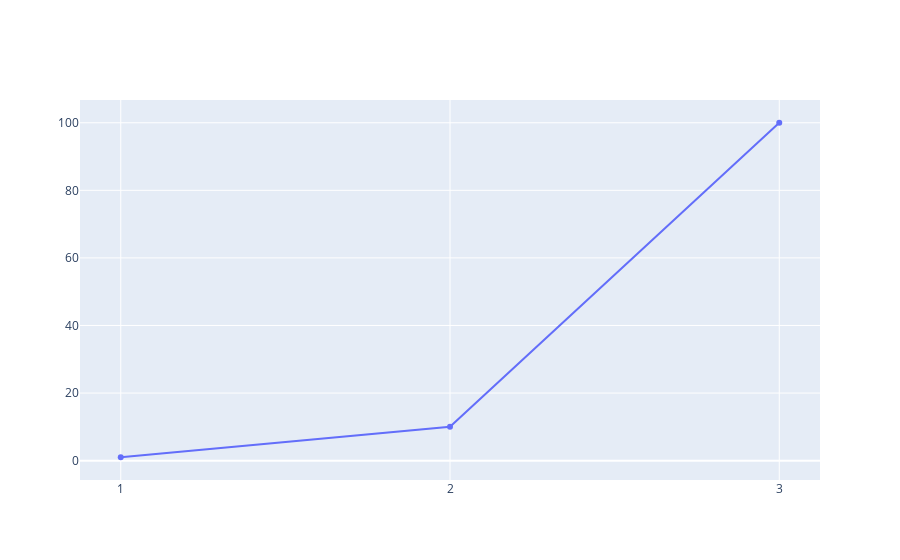

Write notebook code for a chart like this one.
### Code cell
import plotly.graph_objs as go

fig = go.Figure()
fig.add_trace(go.Scatter(x=df['date'], y=df['visitors'],  name='visitors'))

### Figure 1 — Plotly figure (JSON) as saved in the notebook; plotly's stock layout.template omitted (floating-point values rounded to 4 significant figures)
{"data": [{"name": "visitors", "type": "scatter", "x": ["1", "2", "3"], "y": [1, 10, 100]}], "layout": {}}
